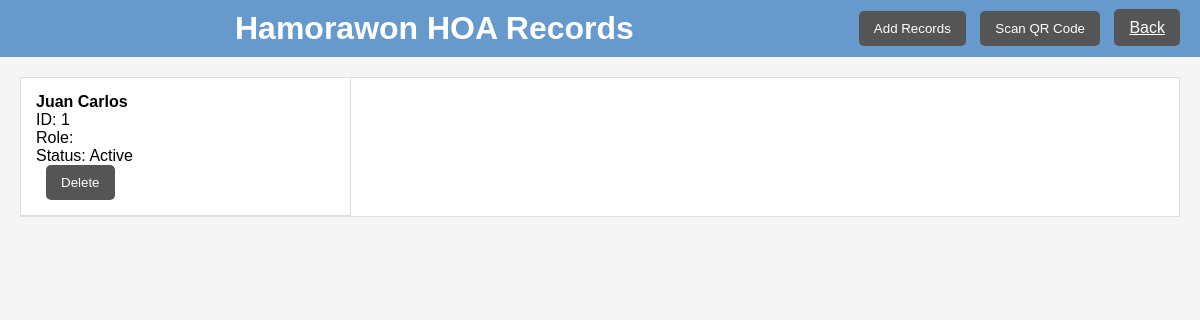
Screenshot of /ALPHA_BUILD/hoarecords.php?id=1 with the database file from the repository.
### tables this page shows
CREATE TABLE `hoas` (
  `id` int(11) NOT NULL,
  `name` varchar(255) NOT NULL
);

CREATE TABLE `members` (
  `id` int(11) NOT NULL,
  `hoa_id` int(11) DEFAULT NULL,
  `name` varchar(255) NOT NULL,
  `member_id` varchar(255) NOT NULL,
  `address` varchar(255) DEFAULT NULL,
  `phone_number` varchar(20) DEFAULT NULL,
  `email` varchar(100) DEFAULT NULL,
  `membership_date` date DEFAULT NULL,
  `status` enum('Active','Inactive','Suspended') DEFAULT 'Active',
  `role` varchar(50) DEFAULT NULL,
  `notes` text DEFAULT NULL
);

### ALPHA_BUILD/hoarecords.php (the view, shortened to what this page needs)
<!DOCTYPE html>
<html lang="en">
<head>
    <link rel="stylesheet" href="recordstyle.css">
</head>
<body>
    <div class="menu-bar">
        <h1>
            <?php
            include 'dbconnection.php';
            function getHoaName($conn, $hoa_id) {
                $stmt = $conn->prepare("SELECT name FROM hoas WHERE id = ?");
                $stmt->bind_param("i", $hoa_id);
                $stmt->execute();
                $result = $stmt->get_result();
                $row = $result->fetch_assoc();
                return $row['name'];
            }
            $hoa_id = intval($_GET['id']);
            echo getHoaName($conn, $hoa_id) . " HOA Records";
            ?>
        </h1>
        <div class="menu-actions">
            <button class="menu-button" onclick="document.getElementById('addRecordModal').style.display='block'">Add Records</button>
            <button class="menu-button">Scan QR Code</button>
            <a href="records.php" class="menu-button">Back</a>
        </div>
    </div>
    <div class="records-container">
        <div class="records-list">
            <ul>
                <?php
                function getMembers($conn, $hoa_id) {
                    $stmt = $conn->prepare("SELECT id, name, member_id, address, phone_number, email, membership_date, status, role, notes FROM members WHERE hoa_id = ?");
                    $stmt->bind_param("i", $hoa_id);
                    $stmt->execute();
                    $result = $stmt->get_result();
                    if ($result->num_rows > 0) {
                        while($row = $result->fetch_assoc()) {
                            echo '<li onclick="showDetails(' . htmlspecialchars($row["id"]) . ')">';
                            echo '<strong>' . htmlspecialchars($row["name"]) . '</strong><br>';
                            echo 'ID: ' . htmlspecialchars($row["member_id"]) . '<br>';
                            echo 'Role: ' . htmlspecialchars($row["role"]) . '<br>';
                            echo 'Status: ' . htmlspecialchars($row["status"]) . '<br>';
                            echo '<form action="delete_record.php" method="POST" style="display:inline-block;">';
                            echo '<button type="submit" class="menu-button" onclick="return confirm(\'Are you sure you want to delete this record?\')">Delete</button>';
                            echo '</form>';
                            echo '</li>';
                        }
                    } else {
                        echo "<li>No members found</li>";
                    }
                }
                getMembers($conn, $hoa_id);
                ?>
            </ul>
        </div>
        <div id="recordDetails" class="record-details">
        </div>
    </div>
</body>
</html>

### ALPHA_BUILD/recordstyle.css (style rules this page uses)
body { font-family: Arial, sans-serif; margin: 0; padding: 0; background-color: #f5f5f5; }
.menu-bar { display: flex; justify-content: space-between; align-items: center; background-color: #6699cc; padding: 10px 20px; }
.menu-bar h1 { color: #fff; margin: 0; }
.menu-button { background-color: #555; color: #fff; padding: 10px 15px; margin-left: 10px; border: none; cursor: pointer; border-radius: 5px; transition: background-color 0.3s ease; }
.records-container { display: flex; margin: 20px; border: 1px solid #ddd; background-color: #fff; }
.records-list { width: 30%; border-right: 1px solid #ddd; }
.records-list ul { list-style-type: none; padding: 0; margin: 0; }
.records-list li { padding: 15px; border-bottom: 1px solid #ddd; cursor: pointer; transition: background-color 0.3s ease; }
.record-details { width: 70%; padding: 20px; }

### ALPHA_BUILD/hoarecords.php (style rules this page uses)
.record-details { margin-left: 20px; }

### rows the page displays
hoas: name "Hamorawon"
members: name "Juan Carlos", member "1", status "Active"
